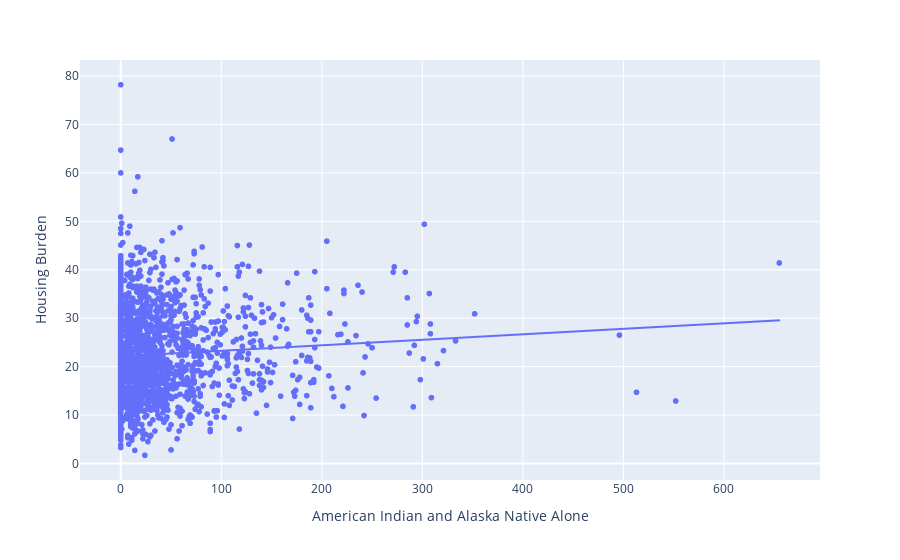

This figure's notebook cell:
### Code cell
fig = px.scatter(race_burden_df, x="American Indian and Alaska Native Alone", y="Housing Burden", trendline="ols")
fig.show()

### Figure 1 — Plotly figure (JSON) as saved in the notebook; plotly's stock layout.template omitted (floating-point values rounded to 4 significant figures; data arrays with more than 128 entries replaced by an {"elided": "..."} marker saying what was removed)
{"data": [{"hovertemplate": "American Indian and Alaska Native Alone=%{x}<br>Housing Burden=%{y}<extra></extra>", "legendgroup": "", "marker": {"color": "#636efa", "symbol": "circle"}, "mode": "markers", "name": "", "showlegend": false, "type": "scattergl", "x": {"elided": "2342 int values"}, "xaxis": "x", "y": {"elided": "2342 float values"}, "yaxis": "y"}, {"hovertemplate": "<b>OLS trendline</b><br>Housing Burden = 0.0113263 * American Indian and Alaska Native Alone + 22.1408<br>R<sup>2</sup>=0.004930<br><br>American Indian and Alaska Native Alone=%{x}<br>Housing Burden=%{y} <b>(trend)</b><extra></extra>", "legendgroup": "", "marker": {"color": "#636efa", "symbol": "circle"}, "mode": "lines", "name": "", "showlegend": false, "type": "scattergl", "x": {"elided": "2282 int values"}, "xaxis": "x", "y": {"elided": "2282 float values"}, "yaxis": "y"}], "layout": {"autosize": true, "legend": {"tracegroupgap": 0}, "margin": {"t": 60}, "xaxis": {"anchor": "y", "autorange": true, "domain": [0, 1], "range": [-38.85, 693.9], "title": {"text": "American Indian and Alaska Native Alone"}, "type": "linear"}, "yaxis": {"anchor": "x", "autorange": true, "domain": [0, 1], "range": [-4.223, 84.12], "title": {"text": "Housing Burden"}, "type": "linear"}}}
